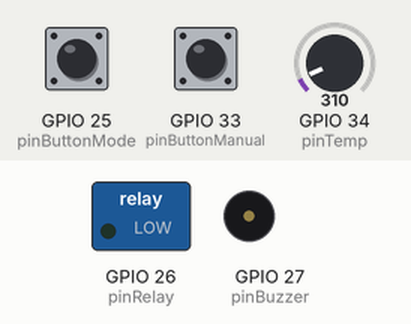
This sketch was run on a simulated ESP32. Shown: switched loads named in the sketch (green lamp = pin HIGH), buzzer (waves = sounding). Inputs (shaded band) come from the test bench; at power-on: GPIO 25 (pinButtonMode) HIGH, GPIO 33 (pinButtonManual) HIGH, GPIO 34 (pinTemp) = 310. What the sketch prints to the serial monitor is not drawn.

Above: at 1.2 s.
1.3 s: GPIO 25 (pinButtonMode) pulled LOW for 0.25 s
3.0 s: GPIO 33 (pinButtonManual) pulled LOW for 0.25 s
At 5.3 s:
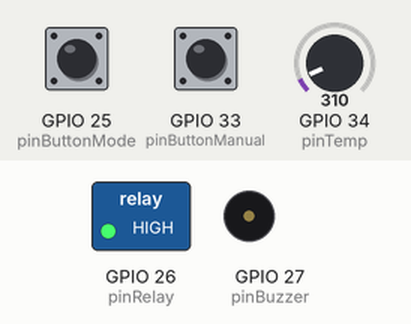
6.0 s: GPIO 25 (pinButtonMode) pulled LOW for 1 s
At 6.5 s:
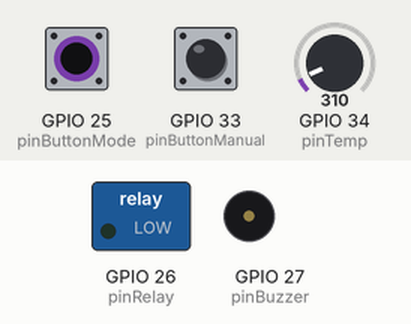
8.5 s: GPIO 34 (pinTemp) set to 351
10.0 s: GPIO 34 (pinTemp) set to 391
At 10.7 s:
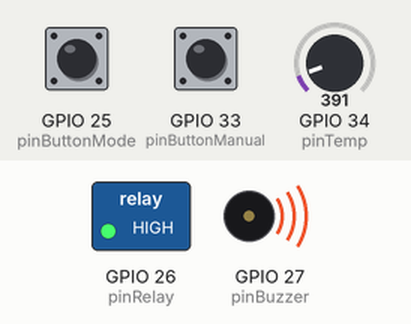
13.0 s: GPIO 34 (pinTemp) set to 372
At 13.35 s:
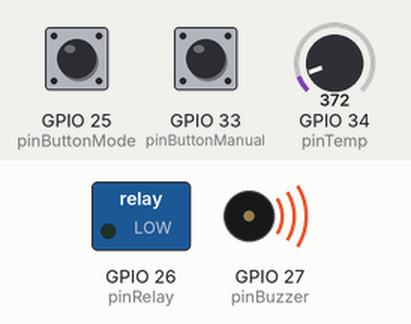
Timing chart, 0 to 16.0 s (numbered marks = the images above; inputs shaded):
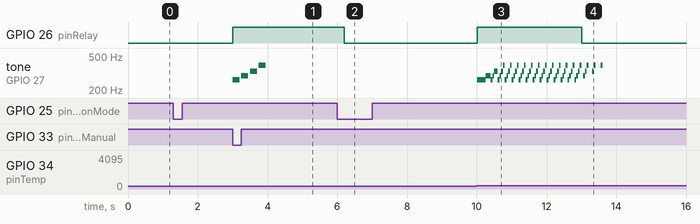

The sketch:

sketch.ino
```cpp
#include <Arduino.h>

// === Pines ===
const int pinTemp = 34;
const int pinRelay = 26;
const int pinButtonMode = 25;
const int pinButtonManual = 33;
const int pinBuzzer = 27;

// === Estados y eventos ===
enum Estado { INICIAL, MANUAL, AUTOMATICO };
enum Evento {
  NINGUNO,
  CAMBIO_MODO,
  PULSADOR_MANUAL,
  TEMP_ALTA,
  TEMP_BAJA
};

// === Variables globales ===
Estado estadoActual = INICIAL;
Evento evento = NINGUNO;
bool releEncendido = false;

// === RTOS ===
QueueHandle_t colaEventos;
TaskHandle_t handleMelodia;  // Renombrado para evitar conflicto con función

// === Prototipos ===
void tareaEntradas(void *pvParameters);
void tareaControl(void *pvParameters);
void tareaMelodia(void *pvParameters);  // Esta es la función, sin conflicto
Evento get_input();
void logEstado(const char*);

// === Setup ===
void setup() {
  Serial.begin(115200);

  pinMode(pinTemp, INPUT);
  pinMode(pinRelay, OUTPUT);
  pinMode(pinButtonMode, INPUT_PULLUP);
  pinMode(pinButtonManual, INPUT_PULLUP);
  pinMode(pinBuzzer, OUTPUT);
  digitalWrite(pinRelay, LOW);

  colaEventos = xQueueCreate(10, sizeof(Evento));

  xTaskCreatePinnedToCore(tareaEntradas, "Entradas", 2048, NULL, 1, NULL, 1);
  xTaskCreatePinnedToCore(tareaControl, "Control", 4096, NULL, 1, NULL, 1);
}

// === Loop vacío ===
void loop() {}

// === Tarea de entrada (produce eventos) ===
void tareaEntradas(void *pvParameters) {
  for (;;) {
    Evento nuevoEvento = get_input();
    if (nuevoEvento != NINGUNO) {
      xQueueSend(colaEventos, &nuevoEvento, portMAX_DELAY);
    }
    vTaskDelay(200 / portTICK_PERIOD_MS);
  }
}

// === Función que detecta eventos y lee sensores ===
Evento get_input() {
  static bool modoAnt = HIGH;
  static bool manualAnt = HIGH;

  bool modoNow = digitalRead(pinButtonMode);
  bool manualNow = digitalRead(pinButtonManual);

  if (modoAnt == HIGH && modoNow == LOW) {
    modoAnt = modoNow;
    return CAMBIO_MODO;
  }
  modoAnt = modoNow;

  if (manualAnt == HIGH && manualNow == LOW) {
    manualAnt = manualNow;
    return PULSADOR_MANUAL;
  }
  manualAnt = manualNow;

  int lectura = analogRead(pinTemp);
  float temp = (lectura * 3.3 / 4095.0) * 100.0; // LM35
  if (temp > 30.0) return TEMP_ALTA;
  else return TEMP_BAJA;
}

// === Tarea que ejecuta la máquina de estados ===
void tareaControl(void *pvParameters) {
  Evento eventoActual;

  for (;;) {
    if (xQueueReceive(colaEventos, &eventoActual, portMAX_DELAY)) {
      evento = eventoActual;

      switch (estadoActual) {
        case INICIAL:
          switch (evento) {
            case CAMBIO_MODO:
              estadoActual = MANUAL;
              logEstado("→ MODO MANUAL");
              break;
            default:
              break;
          }
          break;

        case MANUAL:
          switch (evento) {
            case CAMBIO_MODO:
              estadoActual = AUTOMATICO;
              logEstado("→ MODO AUTOMATICO");
              break;

            case PULSADOR_MANUAL:
              releEncendido = !releEncendido;
              digitalWrite(pinRelay, releEncendido ? HIGH : LOW);
              if (releEncendido) {
                logEstado("VENTILADOR ON (MANUAL)");
                xTaskCreate(tareaMelodia, "Melodia", 2048, NULL, 1, &handleMelodia);
              } else {
                logEstado("VENTILADOR OFF (MANUAL)");
              }
              break;

            default:
              break;
          }
          break;

        case AUTOMATICO:
          switch (evento) {
            case CAMBIO_MODO:
              estadoActual = MANUAL;
              logEstado("→ MODO MANUAL");
              break;

            case TEMP_ALTA:
              releEncendido = true;
              digitalWrite(pinRelay, HIGH);
              logEstado("VENTILADOR ON (AUTO)");
              xTaskCreate(tareaMelodia, "Melodia", 2048, NULL, 1, &handleMelodia);
              break;

            case TEMP_BAJA:
              releEncendido = false;
              digitalWrite(pinRelay, LOW);
              logEstado("VENTILADOR OFF (AUTO)");
              break;

            default:
              break;
          }
          break;
      }
    }
  }
}

// === Tarea de melodía ===
void tareaMelodia(void *pvParameters) {
  int notas[] = {262, 294, 330, 392};
  int duracion = 200;

  for (int i = 0; i < 4; i++) {
    tone(pinBuzzer, notas[i], duracion);
    vTaskDelay((duracion + 50) / portTICK_PERIOD_MS);
  }

  noTone(pinBuzzer);
  vTaskDelete(NULL);
}

// === Logging por serial ===
void logEstado(const char* mensaje) {
  Serial.println(mensaje);
}
```

Measured:
- the behaviour switches between 372 and 373 on GPIO 34 (pinTemp) (found by bisection; images 2 and 3)
- after the input at 1.3 s, every drawn part: stays the same
- after the input at 3.0 s, GPIO 26 (pinRelay): LOW → HIGH at once; tone on GPIO 27 (pinBuzzer): plays 262 Hz for 0.20 s, 294 Hz for 0.20 s, 330 Hz for 0.20 s, 392 Hz for 0.20 s, starting at once
- after the input at 6.0 s, GPIO 26 (pinRelay): HIGH → LOW after 0.20 s
- after the input at 8.5 s, every drawn part: stays the same
- after the input at 10.0 s, GPIO 26 (pinRelay): LOW → HIGH at once; tone on GPIO 27 (pinBuzzer): plays 262 Hz for 0.25 s, 294 Hz for 0.15 s, 262 Hz for 0.05 s, 294 Hz for 0.05 s, 330 Hz for 0.10 s, 262 Hz for 0.05 s … (53 notes in this stretch), starting at once
- after the input at 13.0 s, GPIO 26 (pinRelay): HIGH → LOW at once
